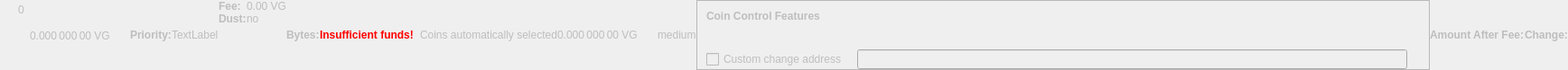
    <widget class="QWidget" name="dummyHideWidget" native="true">
     <property name="enabled">
      <bool>false</bool>
     </property>
     <property name="maximumSize">
      <size>
       <width>100</width>
       <height>22</height>
      </size>
     </property>
     <layout class="QHBoxLayout" name="dummyHideLayout">
      <property name="spacing">
       <number>0</number>
      </property>
      <property name="margin">
       <number>0</number>
      </property>
      <item>
       <layout class="QFormLayout" name="formLayoutCoinControl1">
        <property name="horizontalSpacing">
         <number>10</number>
        </property>
        <property name="verticalSpacing">
         <number>14</number>
        </property>
        <property name="leftMargin">
         <number>10</number>
        </property>
        <property name="topMargin">
         <number>4</number>
        </property>
        <property name="rightMargin">
         <number>6</number>
        </property>
        <item row="0" column="1">
         <widget class="QLabel" name="labelCoinControlBytes">
          <property name="cursor">
           <cursorShape>IBeamCursor</cursorShape>
          </property>
          <property name="contextMenuPolicy">
           <enum>Qt::ActionsContextMenu</enum>
          </property>
          <property name="text">
           <string notr="true">0</string>
          </property>
          <property name="textInteractionFlags">
           <set>Qt::LinksAccessibleByMouse|Qt::TextSelectableByKeyboard|Qt::TextSelectableByMouse</set>
          </property>
         </widget>
        </item>
       </layout>
      </item>
      <item>
       <widget class="QLabel" name="labelCoinControlAfterFee">
        <property name="enabled">
         <bool>false</bool>
        </property>
        <property name="sizePolicy">
         <sizepolicy hsizetype="Fixed" vsizetype="Fixed">
          <horstretch>0</horstretch>
          <verstretch>0</verstretch>
         </sizepolicy>
        </property>
        <property name="minimumSize">
         <size>
          <width>111</width>
          <height>12</height>
         </size>
        </property>
        <property name="maximumSize">
         <size>
          <width>111</width>
          <height>12</height>
         </size>
        </property>
        <property name="cursor">
         <cursorShape>IBeamCursor</cursorShape>
        </property>
        <property name="contextMenuPolicy">
         <enum>Qt::ActionsContextMenu</enum>
        </property>
        <property name="text">
         <string notr="true">0.000 000 00 VG</string>
        </property>
        <property name="textInteractionFlags">
         <set>Qt::LinksAccessibleByMouse|Qt::TextSelectableByKeyboard|Qt::TextSelectableByMouse</set>
        </property>
       </widget>
      </item>
      <item>
       <widget class="QLabel" name="labelCoinControlPriorityText">
        <property name="enabled">
         <bool>false</bool>
        </property>
        <property name="font">
         <font>
          <weight>75</weight>
          <bold>true</bold>
         </font>
        </property>
        <property name="text">
         <string>Priority:</string>
        </property>
       </widget>
      </item>
      <item>
       <layout class="QHBoxLayout" name="horizontalLayout">
        <item>
         <widget class="QLabel" name="WarningLabel">
          <property name="text">
           <string>TextLabel</string>
          </property>
         </widget>
        </item>
       </layout>
      </item>
      <item>
       <layout class="QFormLayout" name="formLayoutCoinControl3">
        <property name="horizontalSpacing">
         <number>0</number>
        </property>
        <property name="verticalSpacing">
         <number>0</number>
        </property>
        <property name="leftMargin">
         <number>0</number>
        </property>
        <property name="topMargin">
         <number>0</number>
        </property>
        <property name="rightMargin">
         <number>0</number>
        </property>
        <item row="0" column="0">
         <widget class="QLabel" name="labelCoinControlFeeText">
          <property name="enabled">
           <bool>false</bool>
          </property>
          <property name="font">
           <font>
            <weight>75</weight>
            <bold>true</bold>
           </font>
          </property>
          <property name="text">
           <string>Fee:</string>
          </property>
          <property name="margin">
           <number>0</number>
          </property>
         </widget>
        </item>
        <item row="0" column="1">
         <widget class="QLabel" name="labelCoinControlFee">
          <property name="enabled">
           <bool>false</bool>
          </property>
          <property name="cursor">
           <cursorShape>IBeamCursor</cursorShape>
          </property>
          <property name="contextMenuPolicy">
           <enum>Qt::ActionsContextMenu</enum>
          </property>
          <property name="text">
           <string notr="true">0.00 VG</string>
          </property>
          <property name="textInteractionFlags">
           <set>Qt::LinksAccessibleByMouse|Qt::TextSelectableByKeyboard|Qt::TextSelectableByMouse</set>
          </property>
         </widget>
        </item>
        <item row="1" column="0">
         <widget class="QLabel" name="labelCoinControlLowOutputText">
          <property name="enabled">
           <bool>false</bool>
          </property>
          <property name="font">
           <font>
            <weight>75</weight>
            <bold>true</bold>
           </font>
          </property>
          <property name="text">
           <string>Dust:</string>
          </property>
         </widget>
        </item>
        <item row="1" column="1">
         <widget class="QLabel" name="labelCoinControlLowOutput">
          <property name="enabled">
           <bool>false</bool>
          </property>
          <property name="cursor">
           <cursorShape>IBeamCursor</cursorShape>
          </property>
          <property name="contextMenuPolicy">
           <enum>Qt::ActionsContextMenu</enum>
          </property>
          <property name="text">
           <string>no</string>
          </property>
          <property name="textInteractionFlags">
           <set>Qt::LinksAccessibleByMouse|Qt::TextSelectableByKeyboard|Qt::TextSelectableByMouse</set>
          </property>
         </widget>
        </item>
       </layout>
      </item>
      <item>
       <widget class="QLabel" name="labelCoinControlBytesText">
        <property name="enabled">
         <bool>false</bool>
        </property>
        <property name="font">
         <font>
          <weight>75</weight>
          <bold>true</bold>
         </font>
        </property>
        <property name="text">
         <string>Bytes:</string>
        </property>
       </widget>
      </item>
      <item>
       <layout class="QFormLayout" name="formLayoutCoinControl2">
        <property name="horizontalSpacing">
         <number>0</number>
        </property>
        <property name="verticalSpacing">
         <number>0</number>
        </property>
        <property name="leftMargin">
         <number>0</number>
        </property>
        <property name="topMargin">
         <number>0</number>
        </property>
        <property name="rightMargin">
         <number>0</number>
        </property>
       </layout>
      </item>
      <item>
       <layout class="QHBoxLayout" name="horizontalLayoutCoinControl2">
        <property name="spacing">
         <number>0</number>
        </property>
        <property name="bottomMargin">
         <number>0</number>
        </property>
       </layout>
      </item>
      <item>
       <widget class="QLabel" name="labelCoinControlInsuffFunds">
        <property name="enabled">
         <bool>false</bool>
        </property>
        <property name="minimumSize">
         <size>
          <width>0</width>
          <height>0</height>
         </size>
        </property>
        <property name="font">
         <font>
          <weight>75</weight>
          <bold>true</bold>
         </font>
        </property>
        <property name="styleSheet">
         <string notr="true">color:red;font-weight:bold;</string>
        </property>
        <property name="text">
         <string>Insufficient funds!</string>
        </property>
        <property name="margin">
         <number>5</number>
        </property>
       </widget>
      </item>
      <item>
       <layout class="QFormLayout" name="formLayoutCoinControl4">
        <property name="horizontalSpacing">
         <number>0</number>
        </property>
        <property name="verticalSpacing">
         <number>0</number>
        </property>
        <property name="leftMargin">
         <number>0</number>
        </property>
        <property name="topMargin">
         <number>0</number>
        </property>
        <property name="rightMargin">
         <number>0</number>
        </property>
       </layout>
      </item>
      <item>
       <widget class="QLabel" name="labelCoinControlChangeLabel">
        <property name="enabled">
         <bool>false</bool>
        </property>
        <property name="sizePolicy">
         <sizepolicy hsizetype="Preferred" vsizetype="Expanding">
          <horstretch>0</horstretch>
          <verstretch>0</verstretch>
         </sizepolicy>
        </property>
        <property name="minimumSize">
         <size>
          <width>0</width>
          <height>0</height>
         </size>
        </property>
        <property name="text">
         <string/>
        </property>
        <property name="margin">
         <number>3</number>
        </property>
       </widget>
      </item>
      <item>
       <widget class="QLabel" name="labelCoinControlAutomaticallySelected">
        <property name="enabled">
         <bool>false</bool>
        </property>
        <property name="sizePolicy">
         <sizepolicy hsizetype="Fixed" vsizetype="Fixed">
          <horstretch>0</horstretch>
          <verstretch>0</verstretch>
         </sizepolicy>
        </property>
        <property name="minimumSize">
         <size>
          <width>0</width>
          <height>0</height>
         </size>
        </property>
        <property name="maximumSize">
         <size>
          <width>240</width>
          <height>16777215</height>
         </size>
        </property>
        <property name="text">
         <string>Coins automatically selected</string>
        </property>
        <property name="margin">
         <number>5</number>
        </property>
       </widget>
      </item>
      <item>
       <widget class="QLabel" name="labelCoinControlChange">
        <property name="enabled">
         <bool>false</bool>
        </property>
        <property name="sizePolicy">
         <sizepolicy hsizetype="Fixed" vsizetype="Fixed">
          <horstretch>0</horstretch>
          <verstretch>0</verstretch>
         </sizepolicy>
        </property>
        <property name="minimumSize">
         <size>
          <width>111</width>
          <height>0</height>
         </size>
        </property>
        <property name="maximumSize">
         <size>
          <width>111</width>
          <height>16777215</height>
         </size>
        </property>
        <property name="cursor">
         <cursorShape>IBeamCursor</cursorShape>
        </property>
        <property name="contextMenuPolicy">
         <enum>Qt::ActionsContextMenu</enum>
        </property>
        <property name="text">
         <string notr="true">0.000 000 00 VG</string>
        </property>
        <property name="textInteractionFlags">
         <set>Qt::LinksAccessibleByMouse|Qt::TextSelectableByKeyboard|Qt::TextSelectableByMouse</set>
        </property>
       </widget>
      </item>
      <item>
       <widget class="QLabel" name="labelCoinControlPriority">
        <property name="enabled">
         <bool>false</bool>
        </property>
        <property name="cursor">
         <cursorShape>IBeamCursor</cursorShape>
        </property>
        <property name="contextMenuPolicy">
         <enum>Qt::ActionsContextMenu</enum>
        </property>
        <property name="text">
         <string>medium</string>
        </property>
        <property name="textInteractionFlags">
         <set>Qt::LinksAccessibleByMouse|Qt::TextSelectableByKeyboard|Qt::TextSelectableByMouse</set>
        </property>
       </widget>
      </item>
      <item>
       <widget class="QFrame" name="frameCoinControl">
        <property name="sizePolicy">
         <sizepolicy hsizetype="Expanding" vsizetype="Expanding">
          <horstretch>0</horstretch>
          <verstretch>0</verstretch>
         </sizepolicy>
        </property>
        <property name="maximumSize">
         <size>
          <width>16777215</width>
          <height>16777215</height>
         </size>
        </property>
        <property name="frameShape">
         <enum>QFrame::StyledPanel</enum>
        </property>
        <property name="frameShadow">
         <enum>QFrame::Sunken</enum>
        </property>
        <layout class="QVBoxLayout" name="verticalLayoutCoinControl2_2">
         <property name="spacing">
          <number>0</number>
         </property>
         <property name="margin">
          <number>0</number>
         </property>
         <item>
          <layout class="QVBoxLayout" name="verticalLayoutCoinControl" stretch="0,0,0,1">
           <property name="spacing">
            <number>0</number>
           </property>
           <property name="leftMargin">
            <number>10</number>
           </property>
           <property name="topMargin">
            <number>10</number>
           </property>
           <item>
            <layout class="QHBoxLayout" name="horizontalLayoutCoinControl1">
             <property name="bottomMargin">
              <number>15</number>
             </property>
             <item>
              <widget class="QLabel" name="labelCoinControlFeatures">
               <property name="enabled">
                <bool>false</bool>
               </property>
               <property name="sizePolicy">
                <sizepolicy hsizetype="Preferred" vsizetype="Maximum">
                 <horstretch>0</horstretch>
                 <verstretch>0</verstretch>
                </sizepolicy>
               </property>
               <property name="font">
                <font>
                 <weight>75</weight>
                 <bold>true</bold>
                </font>
               </property>
               <property name="styleSheet">
                <string notr="true">font-weight:bold;</string>
               </property>
               <property name="text">
                <string>Coin Control Features</string>
               </property>
              </widget>
             </item>
            </layout>
           </item>
           <item>
            <widget class="QWidget" name="widgetCoinControl" native="true">
             <property name="sizePolicy">
              <sizepolicy hsizetype="Preferred" vsizetype="Preferred">
               <horstretch>0</horstretch>
               <verstretch>0</verstretch>
              </sizepolicy>
             </property>
             <property name="minimumSize">
              <size>
               <width>0</width>
               <height>0</height>
              </size>
             </property>
             <property name="styleSheet">
              <string notr="true"/>
             </property>
             <layout class="QHBoxLayout" name="horizontalLayoutCoinControl5_2">
              <property name="margin">
               <number>0</number>
              </property>
              <item>
               <layout class="QHBoxLayout" name="horizontalLayoutCoinControl3">
                <property name="spacing">
                 <number>20</number>
                </property>
                <property name="topMargin">
                 <number>0</number>
                </property>
                <property name="bottomMargin">
                 <number>10</number>
                </property>
               </layout>
              </item>
             </layout>
            </widget>
           </item>
           <item>
            <layout class="QHBoxLayout" name="horizontalLayoutCoinControl4" stretch="0,0,0">
             <property name="spacing">
              <number>12</number>
             </property>
             <property name="sizeConstraint">
              <enum>QLayout::SetDefaultConstraint</enum>
             </property>
             <property name="topMargin">
              <number>5</number>
             </property>
             <property name="rightMargin">
              <number>5</number>
             </property>
             <item>
              <widget class="QCheckBox" name="checkBoxCoinControlChange">
               <property name="enabled">
                <bool>false</bool>
               </property>
               <property name="toolTip">
                <string>If this is activated, but the change address is empty or invalid, change will be sent to a newly generated address.</string>
               </property>
               <property name="text">
                <string>Custom change address</string>
               </property>
              </widget>
             </item>
             <item>
              <widget class="QValidatedLineEdit" name="lineEditCoinControlChange">
               <property name="enabled">
                <bool>false</bool>
               </property>
               <property name="sizePolicy">
                <sizepolicy hsizetype="Expanding" vsizetype="Fixed">
                 <horstretch>0</horstretch>
                 <verstretch>0</verstretch>
                </sizepolicy>
               </property>
              </widget>
             </item>
             <item>
              <widget class="QLabel" name="labelCoinControlChangeLabel_2">
               <property name="sizePolicy">
                <sizepolicy hsizetype="Preferred" vsizetype="Expanding">
                 <horstretch>0</horstretch>
                 <verstretch>0</verstretch>
                </sizepolicy>
               </property>
               <property name="minimumSize">
                <size>
                 <width>0</width>
                 <height>0</height>
                </size>
               </property>
               <property name="text">
                <string/>
               </property>
               <property name="margin">
                <number>3</number>
               </property>
              </widget>
             </item>
            </layout>
           </item>
           <item>
            <spacer name="verticalSpacerCoinControl">
             <property name="orientation">
              <enum>Qt::Vertical</enum>
             </property>
             <property name="sizeHint" stdset="0">
              <size>
               <width>800</width>
               <height>1</height>
              </size>
             </property>
            </spacer>
           </item>
          </layout>
         </item>
        </layout>
       </widget>
      </item>
      <item>
       <widget class="QLabel" name="labelCoinControlAfterFeeText">
        <property name="enabled">
         <bool>false</bool>
        </property>
        <property name="minimumSize">
         <size>
          <width>0</width>
          <height>0</height>
         </size>
        </property>
        <property name="maximumSize">
         <size>
          <width>16777215</width>
          <height>16777215</height>
         </size>
        </property>
        <property name="font">
         <font>
          <weight>75</weight>
          <bold>true</bold>
         </font>
        </property>
        <property name="text">
         <string>Amount After Fee:</string>
        </property>
        <property name="alignment">
         <set>Qt::AlignLeading|Qt::AlignLeft|Qt::AlignVCenter</set>
        </property>
        <property name="margin">
         <number>0</number>
        </property>
       </widget>
      </item>
      <item>
       <widget class="QLabel" name="labelCoinControlChangeText">
        <property name="enabled">
         <bool>false</bool>
        </property>
        <property name="sizePolicy">
         <sizepolicy hsizetype="Preferred" vsizetype="Preferred">
          <horstretch>0</horstretch>
          <verstretch>0</verstretch>
         </sizepolicy>
        </property>
        <property name="minimumSize">
         <size>
          <width>0</width>
          <height>0</height>
         </size>
        </property>
        <property name="maximumSize">
         <size>
          <width>16777215</width>
          <height>16777215</height>
         </size>
        </property>
        <property name="font">
         <font>
          <weight>75</weight>
          <bold>true</bold>
         </font>
        </property>
        <property name="text">
         <string>Change:</string>
        </property>
        <property name="alignment">
         <set>Qt::AlignLeading|Qt::AlignLeft|Qt::AlignVCenter</set>
        </property>
       </widget>
      </item>
     </layout>
    </widget>
